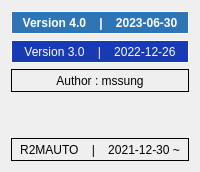
      <widget class="QWidget" name="tab_2">
       <attribute name="title">
        <string>About</string>
       </attribute>
       <layout class="QVBoxLayout" name="verticalLayout_12">
        <item>
         <layout class="QVBoxLayout" name="verticalLayout_21">
          <item>
           <widget class="QLabel" name="label_4">
            <property name="minimumSize">
             <size>
              <width>0</width>
              <height>23</height>
             </size>
            </property>
            <property name="styleSheet">
             <string notr="true">background-color: rgb(47, 117, 181);
color: rgb(255, 255, 255);
font: bold</string>
            </property>
            <property name="frameShape">
             <enum>QFrame::Box</enum>
            </property>
            <property name="text">
             <string>Version 4.0    |    2023-06-30</string>
            </property>
            <property name="alignment">
             <set>Qt::AlignCenter</set>
            </property>
           </widget>
          </item>
          <item>
           <layout class="QHBoxLayout" name="horizontalLayout_49">
            <item>
             <widget class="QLabel" name="label">
              <property name="enabled">
               <bool>true</bool>
              </property>
              <property name="minimumSize">
               <size>
                <width>0</width>
                <height>23</height>
               </size>
              </property>
              <property name="font">
               <font>
                <pointsize>9</pointsize>
                <weight>50</weight>
                <italic>false</italic>
                <bold>false</bold>
                <underline>false</underline>
                <strikeout>false</strikeout>
               </font>
              </property>
              <property name="styleSheet">
               <string notr="true">background-color: rgb(24, 58, 181);
color: rgb(255, 255, 255);</string>
              </property>
              <property name="frameShape">
               <enum>QFrame::Box</enum>
              </property>
              <property name="text">
               <string>Version 3.0    |    2022-12-26</string>
              </property>
              <property name="alignment">
               <set>Qt::AlignCenter</set>
              </property>
             </widget>
            </item>
           </layout>
          </item>
          <item>
           <layout class="QHBoxLayout" name="horizontalLayout_50">
            <item>
             <widget class="QLabel" name="label_2">
              <property name="minimumSize">
               <size>
                <width>0</width>
                <height>23</height>
               </size>
              </property>
              <property name="frameShape">
               <enum>QFrame::Box</enum>
              </property>
              <property name="text">
               <string>Author : mssung</string>
              </property>
              <property name="alignment">
               <set>Qt::AlignCenter</set>
              </property>
             </widget>
            </item>
           </layout>
          </item>
          <item>
           <layout class="QHBoxLayout" name="horizontalLayout_51"/>
          </item>
          <item>
           <spacer name="verticalSpacer_7">
            <property name="orientation">
             <enum>Qt::Vertical</enum>
            </property>
            <property name="sizeHint" stdset="0">
             <size>
              <width>20</width>
              <height>40</height>
             </size>
            </property>
           </spacer>
          </item>
          <item>
           <widget class="QLabel" name="label_3">
            <property name="minimumSize">
             <size>
              <width>0</width>
              <height>23</height>
             </size>
            </property>
            <property name="frameShape">
             <enum>QFrame::Box</enum>
            </property>
            <property name="text">
             <string>R2MAUTO    |    2021-12-30 ~</string>
            </property>
            <property name="alignment">
             <set>Qt::AlignCenter</set>
            </property>
           </widget>
          </item>
         </layout>
        </item>
       </layout>
      </widget>
